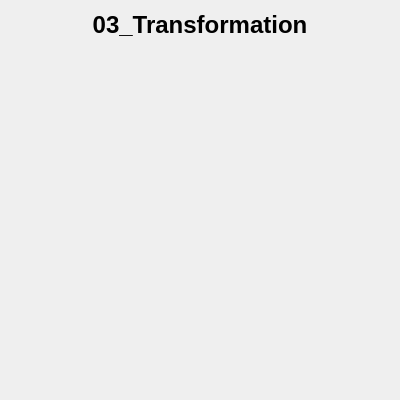
<?xml version="1.0" encoding="UTF-8"?>
<ui version="4.0">
 <class>window</class>
 <widget class="QWidget" name="window">
  <property name="geometry">
   <rect>
    <x>0</x>
    <y>0</y>
    <width>400</width>
    <height>400</height>
   </rect>
  </property>
  <property name="windowTitle">
   <string>window</string>
  </property>
  <layout class="QGridLayout" name="gridLayout">
   <item row="0" column="0">
    <widget class="QLabel" name="label">
     <property name="sizePolicy">
      <sizepolicy hsizetype="Preferred" vsizetype="Fixed">
       <horstretch>0</horstretch>
       <verstretch>0</verstretch>
      </sizepolicy>
     </property>
     <property name="font">
      <font>
       <pointsize>18</pointsize>
       <weight>75</weight>
       <bold>true</bold>
      </font>
     </property>
     <property name="text">
      <string>03_Transformation</string>
     </property>
     <property name="alignment">
      <set>Qt::AlignCenter</set>
     </property>
    </widget>
   </item>
   <item row="1" column="0">
    <widget class="glWidget" name="widget" native="true"/>
   </item>
  </layout>
 </widget>
 <customwidgets>
  <customwidget>
   <class>glWidget</class>
   <extends>QWidget</extends>
   <header location="global">glwidget.h</header>
   <container>1</container>
  </customwidget>
 </customwidgets>
 <resources/>
 <connections/>
</ui>
